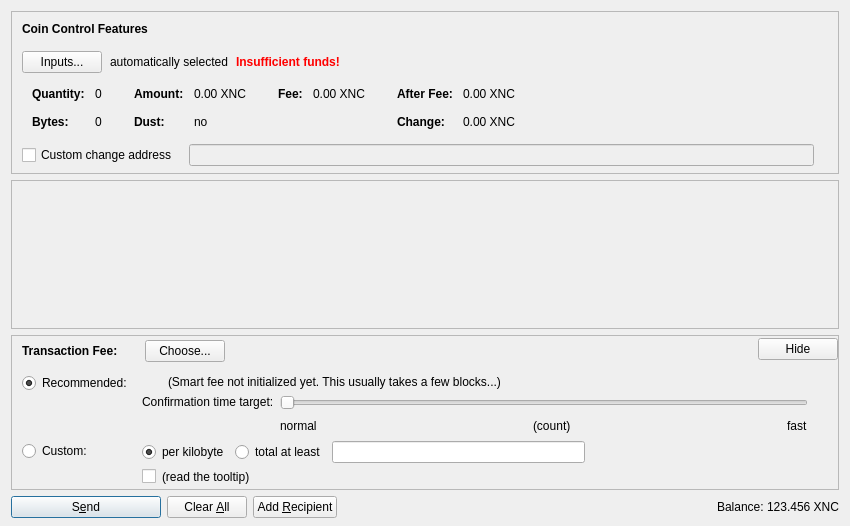
<?xml version="1.0" encoding="UTF-8"?>
<ui version="4.0">
 <class>SendCoinsDialog</class>
 <widget class="QDialog" name="SendCoinsDialog">
  <property name="geometry">
   <rect>
    <x>0</x>
    <y>0</y>
    <width>850</width>
    <height>526</height>
   </rect>
  </property>
  <property name="windowTitle">
   <string>Send Coins</string>
  </property>
  <layout class="QVBoxLayout" name="verticalLayout" stretch="0,1,0,0">
   <property name="bottomMargin">
    <number>8</number>
   </property>
   <item>
    <widget class="QFrame" name="frameCoinControl">
     <property name="sizePolicy">
      <sizepolicy hsizetype="Expanding" vsizetype="Expanding">
       <horstretch>0</horstretch>
       <verstretch>0</verstretch>
      </sizepolicy>
     </property>
     <property name="maximumSize">
      <size>
       <width>16777215</width>
       <height>16777215</height>
      </size>
     </property>
     <property name="frameShape">
      <enum>QFrame::StyledPanel</enum>
     </property>
     <property name="frameShadow">
      <enum>QFrame::Sunken</enum>
     </property>
     <layout class="QVBoxLayout" name="verticalLayoutCoinControl2">
      <property name="spacing">
       <number>0</number>
      </property>
      <property name="leftMargin">
       <number>0</number>
      </property>
      <property name="topMargin">
       <number>0</number>
      </property>
      <property name="rightMargin">
       <number>0</number>
      </property>
      <property name="bottomMargin">
       <number>6</number>
      </property>
      <item>
       <layout class="QVBoxLayout" name="verticalLayoutCoinControl" stretch="0,0,0,0,1">
        <property name="spacing">
         <number>0</number>
        </property>
        <property name="leftMargin">
         <number>10</number>
        </property>
        <property name="topMargin">
         <number>10</number>
        </property>
        <item>
         <layout class="QHBoxLayout" name="horizontalLayoutCoinControl1">
          <property name="bottomMargin">
           <number>15</number>
          </property>
          <item>
           <widget class="QLabel" name="labelCoinControlFeatures">
            <property name="sizePolicy">
             <sizepolicy hsizetype="Preferred" vsizetype="Maximum">
              <horstretch>0</horstretch>
              <verstretch>0</verstretch>
             </sizepolicy>
            </property>
            <property name="font">
             <font>
              <weight>75</weight>
              <bold>true</bold>
             </font>
            </property>
            <property name="styleSheet">
             <string notr="true">font-weight:bold;</string>
            </property>
            <property name="text">
             <string>Coin Control Features</string>
            </property>
           </widget>
          </item>
         </layout>
        </item>
        <item>
         <layout class="QHBoxLayout" name="horizontalLayoutCoinControl2" stretch="0,0,0,0">
          <property name="spacing">
           <number>8</number>
          </property>
          <property name="bottomMargin">
           <number>10</number>
          </property>
          <item>
           <widget class="QPushButton" name="pushButtonCoinControl">
            <property name="styleSheet">
             <string notr="true"/>
            </property>
            <property name="text">
             <string>Inputs...</string>
            </property>
            <property name="autoDefault">
             <bool>false</bool>
            </property>
           </widget>
          </item>
          <item>
           <widget class="QLabel" name="labelCoinControlAutomaticallySelected">
            <property name="text">
             <string>automatically selected</string>
            </property>
            <property name="margin">
             <number>5</number>
            </property>
           </widget>
          </item>
          <item>
           <widget class="QLabel" name="labelCoinControlInsuffFunds">
            <property name="font">
             <font>
              <weight>75</weight>
              <bold>true</bold>
             </font>
            </property>
            <property name="styleSheet">
             <string notr="true">color:red;font-weight:bold;</string>
            </property>
            <property name="text">
             <string>Insufficient funds!</string>
            </property>
            <property name="margin">
             <number>5</number>
            </property>
           </widget>
          </item>
          <item>
           <spacer name="horizontalSpacerCoinControl">
            <property name="orientation">
             <enum>Qt::Horizontal</enum>
            </property>
            <property name="sizeHint" stdset="0">
             <size>
              <width>40</width>
              <height>1</height>
             </size>
            </property>
           </spacer>
          </item>
         </layout>
        </item>
        <item>
         <widget class="QWidget" name="widgetCoinControl" native="true">
          <property name="sizePolicy">
           <sizepolicy hsizetype="Preferred" vsizetype="Preferred">
            <horstretch>0</horstretch>
            <verstretch>0</verstretch>
           </sizepolicy>
          </property>
          <property name="minimumSize">
           <size>
            <width>0</width>
            <height>0</height>
           </size>
          </property>
          <property name="styleSheet">
           <string notr="true"/>
          </property>
          <layout class="QHBoxLayout" name="horizontalLayoutCoinControl5">
           <property name="leftMargin">
            <number>0</number>
           </property>
           <property name="topMargin">
            <number>0</number>
           </property>
           <property name="rightMargin">
            <number>0</number>
           </property>
           <property name="bottomMargin">
            <number>0</number>
           </property>
           <item>
            <layout class="QHBoxLayout" name="horizontalLayoutCoinControl3" stretch="0,0,0,1">
             <property name="spacing">
              <number>20</number>
             </property>
             <property name="topMargin">
              <number>0</number>
             </property>
             <property name="bottomMargin">
              <number>10</number>
             </property>
             <item>
              <layout class="QFormLayout" name="formLayoutCoinControl1">
               <property name="horizontalSpacing">
                <number>10</number>
               </property>
               <property name="verticalSpacing">
                <number>14</number>
               </property>
               <property name="leftMargin">
                <number>10</number>
               </property>
               <property name="topMargin">
                <number>4</number>
               </property>
               <property name="rightMargin">
                <number>6</number>
               </property>
               <item row="0" column="0">
                <widget class="QLabel" name="labelCoinControlQuantityText">
                 <property name="font">
                  <font>
                   <weight>75</weight>
                   <bold>true</bold>
                  </font>
                 </property>
                 <property name="text">
                  <string>Quantity:</string>
                 </property>
                 <property name="margin">
                  <number>0</number>
                 </property>
                </widget>
               </item>
               <item row="0" column="1">
                <widget class="QLabel" name="labelCoinControlQuantity">
                 <property name="cursor">
                  <cursorShape>IBeamCursor</cursorShape>
                 </property>
                 <property name="contextMenuPolicy">
                  <enum>Qt::ActionsContextMenu</enum>
                 </property>
                 <property name="text">
                  <string notr="true">0</string>
                 </property>
                 <property name="margin">
                  <number>0</number>
                 </property>
                 <property name="textInteractionFlags">
                  <set>Qt::LinksAccessibleByMouse|Qt::TextSelectableByKeyboard|Qt::TextSelectableByMouse</set>
                 </property>
                </widget>
               </item>
               <item row="1" column="0">
                <widget class="QLabel" name="labelCoinControlBytesText">
                 <property name="font">
                  <font>
                   <weight>75</weight>
                   <bold>true</bold>
                  </font>
                 </property>
                 <property name="text">
                  <string>Bytes:</string>
                 </property>
                </widget>
               </item>
               <item row="1" column="1">
                <widget class="QLabel" name="labelCoinControlBytes">
                 <property name="cursor">
                  <cursorShape>IBeamCursor</cursorShape>
                 </property>
                 <property name="contextMenuPolicy">
                  <enum>Qt::ActionsContextMenu</enum>
                 </property>
                 <property name="text">
                  <string notr="true">0</string>
                 </property>
                 <property name="textInteractionFlags">
                  <set>Qt::LinksAccessibleByMouse|Qt::TextSelectableByKeyboard|Qt::TextSelectableByMouse</set>
                 </property>
                </widget>
               </item>
              </layout>
             </item>
             <item>
              <layout class="QFormLayout" name="formLayoutCoinControl2">
               <property name="horizontalSpacing">
                <number>10</number>
               </property>
               <property name="verticalSpacing">
                <number>14</number>
               </property>
               <property name="leftMargin">
                <number>6</number>
               </property>
               <property name="topMargin">
                <number>4</number>
               </property>
               <property name="rightMargin">
                <number>6</number>
               </property>
               <item row="0" column="0">
                <widget class="QLabel" name="labelCoinControlAmountText">
                 <property name="font">
                  <font>
                   <weight>75</weight>
                   <bold>true</bold>
                  </font>
                 </property>
                 <property name="text">
                  <string>Amount:</string>
                 </property>
                 <property name="margin">
                  <number>0</number>
                 </property>
                </widget>
               </item>
               <item row="0" column="1">
                <widget class="QLabel" name="labelCoinControlAmount">
                 <property name="cursor">
                  <cursorShape>IBeamCursor</cursorShape>
                 </property>
                 <property name="contextMenuPolicy">
                  <enum>Qt::ActionsContextMenu</enum>
                 </property>
                 <property name="text">
                  <string notr="true">0.00 XNC</string>
                 </property>
                 <property name="textInteractionFlags">
                  <set>Qt::LinksAccessibleByMouse|Qt::TextSelectableByKeyboard|Qt::TextSelectableByMouse</set>
                 </property>
                </widget>
               </item>
               <item row="1" column="0">
                <widget class="QLabel" name="labelCoinControlLowOutputText">
                 <property name="font">
                  <font>
                   <weight>75</weight>
                   <bold>true</bold>
                  </font>
                 </property>
                 <property name="text">
                  <string>Dust:</string>
                 </property>
                </widget>
               </item>
               <item row="1" column="1">
                <widget class="QLabel" name="labelCoinControlLowOutput">
                 <property name="cursor">
                  <cursorShape>IBeamCursor</cursorShape>
                 </property>
                 <property name="contextMenuPolicy">
                  <enum>Qt::ActionsContextMenu</enum>
                 </property>
                 <property name="text">
                  <string notr="true">no</string>
                 </property>
                 <property name="textInteractionFlags">
                  <set>Qt::LinksAccessibleByMouse|Qt::TextSelectableByKeyboard|Qt::TextSelectableByMouse</set>
                 </property>
                </widget>
               </item>
              </layout>
             </item>
             <item>
              <layout class="QFormLayout" name="formLayoutCoinControl3">
               <property name="horizontalSpacing">
                <number>10</number>
               </property>
               <property name="verticalSpacing">
                <number>14</number>
               </property>
               <property name="leftMargin">
                <number>6</number>
               </property>
               <property name="topMargin">
                <number>4</number>
               </property>
               <property name="rightMargin">
                <number>6</number>
               </property>
               <item row="0" column="0">
                <widget class="QLabel" name="labelCoinControlFeeText">
                 <property name="font">
                  <font>
                   <weight>75</weight>
                   <bold>true</bold>
                  </font>
                 </property>
                 <property name="text">
                  <string>Fee:</string>
                 </property>
                 <property name="margin">
                  <number>0</number>
                 </property>
                </widget>
               </item>
               <item row="0" column="1">
                <widget class="QLabel" name="labelCoinControlFee">
                 <property name="cursor">
                  <cursorShape>IBeamCursor</cursorShape>
                 </property>
                 <property name="contextMenuPolicy">
                  <enum>Qt::ActionsContextMenu</enum>
                 </property>
                 <property name="text">
                  <string notr="true">0.00 XNC</string>
                 </property>
                 <property name="textInteractionFlags">
                  <set>Qt::LinksAccessibleByMouse|Qt::TextSelectableByKeyboard|Qt::TextSelectableByMouse</set>
                 </property>
                </widget>
               </item>
              </layout>
             </item>
             <item>
              <layout class="QFormLayout" name="formLayoutCoinControl4">
               <property name="horizontalSpacing">
                <number>10</number>
               </property>
               <property name="verticalSpacing">
                <number>14</number>
               </property>
               <property name="leftMargin">
                <number>6</number>
               </property>
               <property name="topMargin">
                <number>4</number>
               </property>
               <property name="rightMargin">
                <number>6</number>
               </property>
               <item row="0" column="0">
                <widget class="QLabel" name="labelCoinControlAfterFeeText">
                 <property name="font">
                  <font>
                   <weight>75</weight>
                   <bold>true</bold>
                  </font>
                 </property>
                 <property name="text">
                  <string>After Fee:</string>
                 </property>
                 <property name="margin">
                  <number>0</number>
                 </property>
                </widget>
               </item>
               <item row="0" column="1">
                <widget class="QLabel" name="labelCoinControlAfterFee">
                 <property name="cursor">
                  <cursorShape>IBeamCursor</cursorShape>
                 </property>
                 <property name="contextMenuPolicy">
                  <enum>Qt::ActionsContextMenu</enum>
                 </property>
                 <property name="text">
                  <string notr="true">0.00 XNC</string>
                 </property>
                 <property name="textInteractionFlags">
                  <set>Qt::LinksAccessibleByMouse|Qt::TextSelectableByKeyboard|Qt::TextSelectableByMouse</set>
                 </property>
                </widget>
               </item>
               <item row="1" column="0">
                <widget class="QLabel" name="labelCoinControlChangeText">
                 <property name="font">
                  <font>
                   <weight>75</weight>
                   <bold>true</bold>
                  </font>
                 </property>
                 <property name="text">
                  <string>Change:</string>
                 </property>
                </widget>
               </item>
               <item row="1" column="1">
                <widget class="QLabel" name="labelCoinControlChange">
                 <property name="cursor">
                  <cursorShape>IBeamCursor</cursorShape>
                 </property>
                 <property name="contextMenuPolicy">
                  <enum>Qt::ActionsContextMenu</enum>
                 </property>
                 <property name="text">
                  <string notr="true">0.00 XNC</string>
                 </property>
                 <property name="textInteractionFlags">
                  <set>Qt::LinksAccessibleByMouse|Qt::TextSelectableByKeyboard|Qt::TextSelectableByMouse</set>
                 </property>
                </widget>
               </item>
              </layout>
             </item>
            </layout>
           </item>
          </layout>
         </widget>
        </item>
        <item>
         <layout class="QHBoxLayout" name="horizontalLayoutCoinControl4" stretch="0,0,0">
          <property name="spacing">
           <number>12</number>
          </property>
          <property name="sizeConstraint">
           <enum>QLayout::SetDefaultConstraint</enum>
          </property>
          <property name="topMargin">
           <number>5</number>
          </property>
          <property name="rightMargin">
           <number>5</number>
          </property>
          <item>
           <widget class="QCheckBox" name="checkBoxCoinControlChange">
            <property name="toolTip">
             <string>If this is activated, but the change address is empty or invalid, change will be sent to a newly generated address.</string>
            </property>
            <property name="text">
             <string>Custom change address</string>
            </property>
           </widget>
          </item>
          <item>
           <widget class="QValidatedLineEdit" name="lineEditCoinControlChange">
            <property name="enabled">
             <bool>false</bool>
            </property>
            <property name="sizePolicy">
             <sizepolicy hsizetype="Expanding" vsizetype="Fixed">
              <horstretch>0</horstretch>
              <verstretch>0</verstretch>
             </sizepolicy>
            </property>
           </widget>
          </item>
          <item>
           <widget class="QLabel" name="labelCoinControlChangeLabel">
            <property name="sizePolicy">
             <sizepolicy hsizetype="Preferred" vsizetype="Expanding">
              <horstretch>0</horstretch>
              <verstretch>0</verstretch>
             </sizepolicy>
            </property>
            <property name="minimumSize">
             <size>
              <width>0</width>
              <height>0</height>
             </size>
            </property>
            <property name="text">
             <string/>
            </property>
            <property name="margin">
             <number>3</number>
            </property>
           </widget>
          </item>
         </layout>
        </item>
        <item>
         <spacer name="verticalSpacerCoinControl">
          <property name="orientation">
           <enum>Qt::Vertical</enum>
          </property>
          <property name="sizeHint" stdset="0">
           <size>
            <width>800</width>
            <height>1</height>
           </size>
          </property>
         </spacer>
        </item>
       </layout>
      </item>
     </layout>
    </widget>
   </item>
   <item>
    <widget class="QScrollArea" name="scrollArea">
     <property name="widgetResizable">
      <bool>true</bool>
     </property>
     <widget class="QWidget" name="scrollAreaWidgetContents">
      <property name="geometry">
       <rect>
        <x>0</x>
        <y>0</y>
        <width>830</width>
        <height>104</height>
       </rect>
      </property>
      <layout class="QVBoxLayout" name="verticalLayout_2" stretch="0,1">
       <property name="leftMargin">
        <number>0</number>
       </property>
       <property name="topMargin">
        <number>0</number>
       </property>
       <property name="rightMargin">
        <number>0</number>
       </property>
       <property name="bottomMargin">
        <number>0</number>
       </property>
       <item>
        <layout class="QVBoxLayout" name="entries">
         <property name="spacing">
          <number>6</number>
         </property>
        </layout>
       </item>
       <item>
        <spacer name="verticalSpacer">
         <property name="orientation">
          <enum>Qt::Vertical</enum>
         </property>
         <property name="sizeHint" stdset="0">
          <size>
           <width>20</width>
           <height>40</height>
          </size>
         </property>
        </spacer>
       </item>
      </layout>
     </widget>
    </widget>
   </item>
   <item>
    <widget class="QFrame" name="frameFee">
     <property name="sizePolicy">
      <sizepolicy hsizetype="Expanding" vsizetype="Expanding">
       <horstretch>0</horstretch>
       <verstretch>0</verstretch>
      </sizepolicy>
     </property>
     <property name="maximumSize">
      <size>
       <width>16777215</width>
       <height>16777215</height>
      </size>
     </property>
     <property name="frameShape">
      <enum>QFrame::StyledPanel</enum>
     </property>
     <property name="frameShadow">
      <enum>QFrame::Sunken</enum>
     </property>
     <layout class="QVBoxLayout" name="verticalLayoutFee1">
      <property name="spacing">
       <number>0</number>
      </property>
      <property name="leftMargin">
       <number>0</number>
      </property>
      <property name="topMargin">
       <number>0</number>
      </property>
      <property name="rightMargin">
       <number>0</number>
      </property>
      <property name="bottomMargin">
       <number>0</number>
      </property>
      <item>
       <layout class="QVBoxLayout" name="verticalLayoutFee2" stretch="0,0,0">
        <property name="spacing">
         <number>0</number>
        </property>
        <property name="leftMargin">
         <number>10</number>
        </property>
        <property name="topMargin">
         <number>0</number>
        </property>
        <item>
         <layout class="QHBoxLayout" name="horizontalLayoutFee1">
          <property name="bottomMargin">
           <number>0</number>
          </property>
          <item>
           <layout class="QVBoxLayout" name="verticalLayoutFee7">
            <property name="spacing">
             <number>0</number>
            </property>
            <item>
             <spacer name="verticalSpacerSmartFee">
              <property name="orientation">
               <enum>Qt::Vertical</enum>
              </property>
              <property name="sizeType">
               <enum>QSizePolicy::Fixed</enum>
              </property>
              <property name="sizeHint" stdset="0">
               <size>
                <width>1</width>
                <height>4</height>
               </size>
              </property>
             </spacer>
            </item>
            <item>
             <layout class="QHBoxLayout" name="horizontalLayoutSmartFee">
              <property name="spacing">
               <number>10</number>
              </property>
              <item>
               <widget class="QLabel" name="labelFeeHeadline">
                <property name="sizePolicy">
                 <sizepolicy hsizetype="Preferred" vsizetype="Maximum">
                  <horstretch>0</horstretch>
                  <verstretch>0</verstretch>
                 </sizepolicy>
                </property>
                <property name="font">
                 <font>
                  <weight>75</weight>
                  <bold>true</bold>
                 </font>
                </property>
                <property name="styleSheet">
                 <string notr="true">font-weight:bold;</string>
                </property>
                <property name="text">
                 <string>Transaction Fee:</string>
                </property>
               </widget>
              </item>
              <item>
               <widget class="QLabel" name="labelFeeMinimized">
                <property name="text">
                 <string/>
                </property>
               </widget>
              </item>
              <item>
               <widget class="QPushButton" name="buttonChooseFee">
                <property name="text">
                 <string>Choose...</string>
                </property>
               </widget>
              </item>
             </layout>
            </item>
            <item>
             <spacer name="verticalSpacer_5">
              <property name="orientation">
               <enum>Qt::Vertical</enum>
              </property>
              <property name="sizeHint" stdset="0">
               <size>
                <width>1</width>
                <height>1</height>
               </size>
              </property>
             </spacer>
            </item>
           </layout>
          </item>
          <item>
           <spacer name="horizontalSpacer_4">
            <property name="orientation">
             <enum>Qt::Horizontal</enum>
            </property>
            <property name="sizeHint" stdset="0">
             <size>
              <width>40</width>
              <height>20</height>
             </size>
            </property>
           </spacer>
          </item>
          <item>
           <widget class="QPushButton" name="buttonMinimizeFee">
            <property name="toolTip">
             <string>collapse fee-settings</string>
            </property>
            <property name="text">
             <string>Hide</string>
            </property>
           </widget>
          </item>
         </layout>
        </item>
        <item>
         <widget class="QFrame" name="frameFeeSelection">
          <layout class="QVBoxLayout" name="verticalLayoutFee12">
           <property name="spacing">
            <number>0</number>
           </property>
           <property name="leftMargin">
            <number>0</number>
           </property>
           <property name="topMargin">
            <number>0</number>
           </property>
           <property name="rightMargin">
            <number>0</number>
           </property>
           <property name="bottomMargin">
            <number>0</number>
           </property>
           <item>
            <layout class="QGridLayout" name="gridLayoutFee">
             <property name="topMargin">
              <number>10</number>
             </property>
             <property name="bottomMargin">
              <number>4</number>
             </property>
             <property name="horizontalSpacing">
              <number>10</number>
             </property>
             <property name="verticalSpacing">
              <number>4</number>
             </property>
             <item row="1" column="1">
              <layout class="QVBoxLayout" name="verticalLayoutFee8">
               <property name="spacing">
                <number>6</number>
               </property>
               <item>
                <layout class="QHBoxLayout" name="horizontalLayoutFee13">
                 <item>
                  <widget class="QRadioButton" name="radioCustomPerKilobyte">
                   <property name="toolTip">
                    <string>If the custom fee is set to 1000 satoshis and the transaction is only 250 bytes, then &quot;per kilobyte&quot; only pays 250 satoshis in fee, while &quot;total at least&quot; pays 1000 satoshis. For transactions bigger than a kilobyte both pay by kilobyte.</string>
                   </property>
                   <property name="text">
                    <string>per kilobyte</string>
                   </property>
                   <property name="checked">
                    <bool>true</bool>
                   </property>
                   <attribute name="buttonGroup">
                    <string notr="true">groupCustomFee</string>
                   </attribute>
                  </widget>
                 </item>
                 <item>
                  <widget class="QRadioButton" name="radioCustomAtLeast">
                   <property name="toolTip">
                    <string>If the custom fee is set to 1000 satoshis and the transaction is only 250 bytes, then &quot;per kilobyte&quot; only pays 250 satoshis in fee, while &quot;total at least&quot; pays 1000 satoshis. For transactions bigger than a kilobyte both pay by kilobyte.</string>
                   </property>
                   <property name="text">
                    <string>total at least</string>
                   </property>
                   <attribute name="buttonGroup">
                    <string notr="true">groupCustomFee</string>
                   </attribute>
                  </widget>
                 </item>
                 <item>
                  <widget class="BitcoinAmountField" name="customFee"/>
                 </item>
                 <item>
                  <spacer name="horizontalSpacer_6">
                   <property name="orientation">
                    <enum>Qt::Horizontal</enum>
                   </property>
                   <property name="sizeHint" stdset="0">
                    <size>
                     <width>1</width>
                     <height>1</height>
                    </size>
                   </property>
                  </spacer>
                 </item>
                </layout>
               </item>
               <item>
                <layout class="QHBoxLayout" name="horizontalLayoutFee8">
                 <item>
                  <widget class="QCheckBox" name="checkBoxMinimumFee">
                   <property name="toolTip">
                    <string>Paying only the minimum fee is just fine as long as there is less transaction volume than space in the blocks. But be aware that this can end up in a never confirming transaction once there is more demand for xeonchain transactions than the network can process.</string>
                   </property>
                   <property name="text">
                    <string/>
                   </property>
                  </widget>
                 </item>
                 <item>
                  <widget class="QLabel" name="labelMinFeeWarning">
                   <property name="enabled">
                    <bool>true</bool>
                   </property>
                   <property name="toolTip">
                    <string>Paying only the minimum fee is just fine as long as there is less transaction volume than space in the blocks. But be aware that this can end up in a never confirming transaction once there is more demand for xeonchain transactions than the network can process.</string>
                   </property>
                   <property name="text">
                    <string>(read the tooltip)</string>
                   </property>
                   <property name="margin">
                    <number>5</number>
                   </property>
                  </widget>
                 </item>
                 <item>
                  <spacer name="horizontalSpacer_2">
                   <property name="orientation">
                    <enum>Qt::Horizontal</enum>
                   </property>
                   <property name="sizeHint" stdset="0">
                    <size>
                     <width>1</width>
                     <height>1</height>
                    </size>
                   </property>
                  </spacer>
                 </item>
                </layout>
               </item>
              </layout>
             </item>
             <item row="0" column="0">
              <layout class="QVBoxLayout" name="verticalLayoutFee4" stretch="0,1">
               <item>
                <widget class="QRadioButton" name="radioSmartFee">
                 <property name="text">
                  <string>Recommended:</string>
                 </property>
                 <property name="checked">
                  <bool>true</bool>
                 </property>
                 <attribute name="buttonGroup">
                  <string notr="true">groupFee</string>
                 </attribute>
                </widget>
               </item>
               <item>
                <spacer name="verticalSpacer_2">
                 <property name="orientation">
                  <enum>Qt::Vertical</enum>
                 </property>
                 <property name="sizeHint" stdset="0">
                  <size>
                   <width>1</width>
                   <height>1</height>
                  </size>
                 </property>
                </spacer>
               </item>
              </layout>
             </item>
             <item row="1" column="0">
              <layout class="QVBoxLayout" name="verticalLayoutFee9" stretch="0,1">
               <item>
                <widget class="QRadioButton" name="radioCustomFee">
                 <property name="text">
                  <string>Custom:</string>
                 </property>
                 <attribute name="buttonGroup">
                  <string notr="true">groupFee</string>
                 </attribute>
                </widget>
               </item>
               <item>
                <spacer name="verticalSpacer_6">
                 <property name="orientation">
                  <enum>Qt::Vertical</enum>
                 </property>
                 <property name="sizeHint" stdset="0">
                  <size>
                   <width>1</width>
                   <height>1</height>
                  </size>
                 </property>
                </spacer>
               </item>
              </layout>
             </item>
             <item row="0" column="1">
              <layout class="QVBoxLayout" name="verticalLayoutFee3" stretch="0,0,1">
               <property name="spacing">
                <number>6</number>
               </property>
               <property name="topMargin">
                <number>2</number>
               </property>
               <item>
                <layout class="QHBoxLayout" name="horizontalLayoutFee12">
                 <item>
                  <widget class="QLabel" name="labelSmartFee">
                   <property name="text">
                    <string/>
                   </property>
                   <property name="margin">
                    <number>2</number>
                   </property>
                  </widget>
                 </item>
                 <item>
                  <widget class="QLabel" name="labelFeeEstimation">
                   <property name="text">
                    <string/>
                   </property>
                  </widget>
                 </item>
                 <item>
                  <widget class="QLabel" name="labelSmartFee2">
                   <property name="text">
                    <string>(Smart fee not initialized yet. This usually takes a few blocks...)</string>
                   </property>
                   <property name="margin">
                    <number>2</number>
                   </property>
                  </widget>
                 </item>
                 <item>
                  <spacer name="horizontalSpacer_5">
                   <property name="orientation">
                    <enum>Qt::Horizontal</enum>
                   </property>
                   <property name="sizeHint" stdset="0">
                    <size>
                     <width>1</width>
                     <height>1</height>
                    </size>
                   </property>
                  </spacer>
                 </item>
                </layout>
               </item>
               <item>
                <layout class="QHBoxLayout" name="horizontalLayoutFee9">
                 <item>
                  <layout class="QVBoxLayout" name="verticalLayoutFee6">
                   <item>
                    <widget class="QLabel" name="labelSmartFee3">
                     <property name="text">
                      <string>Confirmation time target:</string>
                     </property>
                     <property name="margin">
                      <number>2</number>
                     </property>
                    </widget>
                   </item>
                   <item>
                    <spacer name="verticalSpacer_3">
                     <property name="orientation">
                      <enum>Qt::Vertical</enum>
                     </property>
                     <property name="sizeHint" stdset="0">
                      <size>
                       <width>1</width>
                       <height>1</height>
                      </size>
                     </property>
                    </spacer>
                   </item>
                  </layout>
                 </item>
                 <item>
                  <layout class="QVBoxLayout" name="verticalLayoutFee5">
                   <property name="rightMargin">
                    <number>30</number>
                   </property>
                   <item>
                    <widget class="QSlider" name="sliderSmartFee">
                     <property name="minimum">
                      <number>0</number>
                     </property>
                     <property name="maximum">
                      <number>23</number>
                     </property>
                     <property name="pageStep">
                      <number>1</number>
                     </property>
                     <property name="value">
                      <number>0</number>
                     </property>
                     <property name="orientation">
                      <enum>Qt::Horizontal</enum>
                     </property>
                     <property name="invertedAppearance">
                      <bool>false</bool>
                     </property>
                     <property name="invertedControls">
                      <bool>false</bool>
                     </property>
                     <property name="tickPosition">
                      <enum>QSlider::NoTicks</enum>
                     </property>
                    </widget>
                   </item>
                   <item>
                    <layout class="QHBoxLayout" name="horizontalLayoutFee10">
                     <item>
                      <widget class="QLabel" name="labelSmartFeeNormal">
                       <property name="text">
                        <string>normal</string>
                       </property>
                      </widget>
                     </item>
                     <item>
                      <spacer name="horizontalSpacer_7">
                       <property name="orientation">
                        <enum>Qt::Horizontal</enum>
                       </property>
                       <property name="sizeHint" stdset="0">
                        <size>
                         <width>40</width>
                         <height>20</height>
                        </size>
                       </property>
                      </spacer>
                     </item>
                     <item>
                      <widget class="QLabel" name="confirmationTargetLabel">
                       <property name="text">
                        <string notr="true">(count)</string>
                       </property>
                      </widget>
                     </item>
                     <item>
                      <spacer name="horizontalSpacer_3">
                       <property name="orientation">
                        <enum>Qt::Horizontal</enum>
                       </property>
                       <property name="sizeHint" stdset="0">
                        <size>
                         <width>40</width>
                         <height>20</height>
                        </size>
                       </property>
                      </spacer>
                     </item>
                     <item>
                      <widget class="QLabel" name="labelSmartFeeFast">
                       <property name="text">
                        <string>fast</string>
                       </property>
                      </widget>
                     </item>
                    </layout>
                   </item>
                  </layout>
                 </item>
                </layout>
               </item>
               <item>
                <spacer name="verticalSpacer_4">
                 <property name="orientation">
                  <enum>Qt::Vertical</enum>
                 </property>
                 <property name="sizeHint" stdset="0">
                  <size>
                   <width>1</width>
                   <height>1</height>
                  </size>
                 </property>
                </spacer>
               </item>
              </layout>
             </item>
            </layout>
           </item>
          </layout>
         </widget>
        </item>
        <item>
         <spacer name="verticalSpacerFee">
          <property name="orientation">
           <enum>Qt::Vertical</enum>
          </property>
          <property name="sizeHint" stdset="0">
           <size>
            <width>800</width>
            <height>1</height>
           </size>
          </property>
         </spacer>
        </item>
       </layout>
      </item>
     </layout>
    </widget>
   </item>
   <item>
    <layout class="QHBoxLayout" name="horizontalLayout">
     <item>
      <widget class="QPushButton" name="sendButton">
       <property name="minimumSize">
        <size>
         <width>150</width>
         <height>0</height>
        </size>
       </property>
       <property name="toolTip">
        <string>Confirm the send action</string>
       </property>
       <property name="text">
        <string>S&amp;end</string>
       </property>
       <property name="icon">
        <iconset resource="../bitcoin.qrc">
         <normaloff>:/icons/send</normaloff>:/icons/send</iconset>
       </property>
       <property name="autoDefault">
        <bool>false</bool>
       </property>
       <property name="default">
        <bool>true</bool>
       </property>
      </widget>
     </item>
     <item>
      <widget class="QPushButton" name="clearButton">
       <property name="sizePolicy">
        <sizepolicy hsizetype="Minimum" vsizetype="Fixed">
         <horstretch>0</horstretch>
         <verstretch>0</verstretch>
        </sizepolicy>
       </property>
       <property name="toolTip">
        <string>Clear all fields of the form.</string>
       </property>
       <property name="text">
        <string>Clear &amp;All</string>
       </property>
       <property name="icon">
        <iconset resource="../bitcoin.qrc">
         <normaloff>:/icons/remove</normaloff>:/icons/remove</iconset>
       </property>
       <property name="autoDefault">
        <bool>false</bool>
       </property>
      </widget>
     </item>
     <item>
      <widget class="QPushButton" name="addButton">
       <property name="toolTip">
        <string>Send to multiple recipients at once</string>
       </property>
       <property name="text">
        <string>Add &amp;Recipient</string>
       </property>
       <property name="icon">
        <iconset resource="../bitcoin.qrc">
         <normaloff>:/icons/add</normaloff>:/icons/add</iconset>
       </property>
       <property name="autoDefault">
        <bool>false</bool>
       </property>
      </widget>
     </item>
     <item>
      <spacer name="horizontalSpacer">
       <property name="orientation">
        <enum>Qt::Horizontal</enum>
       </property>
       <property name="sizeHint" stdset="0">
        <size>
         <width>40</width>
         <height>20</height>
        </size>
       </property>
      </spacer>
     </item>
     <item>
      <layout class="QHBoxLayout" name="horizontalLayout_2">
       <property name="spacing">
        <number>3</number>
       </property>
       <item>
        <widget class="QLabel" name="label">
         <property name="sizePolicy">
          <sizepolicy hsizetype="Preferred" vsizetype="Fixed">
           <horstretch>0</horstretch>
           <verstretch>0</verstretch>
          </sizepolicy>
         </property>
         <property name="text">
          <string>Balance:</string>
         </property>
        </widget>
       </item>
       <item>
        <widget class="QLabel" name="labelBalance">
         <property name="sizePolicy">
          <sizepolicy hsizetype="Preferred" vsizetype="Fixed">
           <horstretch>0</horstretch>
           <verstretch>0</verstretch>
          </sizepolicy>
         </property>
         <property name="cursor">
          <cursorShape>IBeamCursor</cursorShape>
         </property>
         <property name="text">
          <string notr="true">123.456 XNC</string>
         </property>
         <property name="textInteractionFlags">
          <set>Qt::LinksAccessibleByMouse|Qt::TextSelectableByKeyboard|Qt::TextSelectableByMouse</set>
         </property>
        </widget>
       </item>
      </layout>
     </item>
    </layout>
   </item>
  </layout>
 </widget>
 <customwidgets>
  <customwidget>
   <class>QValidatedLineEdit</class>
   <extends>QLineEdit</extends>
   <header>qvalidatedlineedit.h</header>
  </customwidget>
  <customwidget>
   <class>BitcoinAmountField</class>
   <extends>QLineEdit</extends>
   <header>bitcoinamountfield.h</header>
   <container>1</container>
  </customwidget>
 </customwidgets>
 <resources>
  <include location="../bitcoin.qrc"/>
 </resources>
 <connections/>
 <buttongroups>
  <buttongroup name="groupFee"/>
  <buttongroup name="groupCustomFee"/>
 </buttongroups>
</ui>
